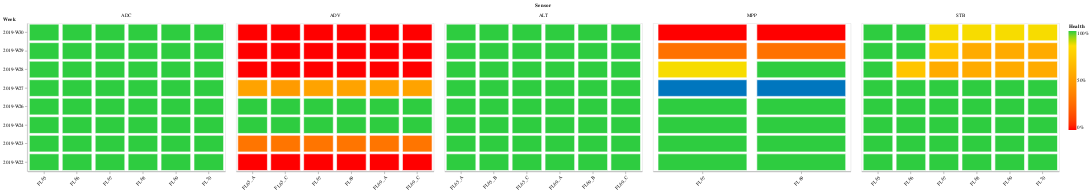

The notebook cell this image was saved under:
### Code cell
single_nearest = alt.selection_single(on='mouseover', empty='none')
alt.Chart(df).mark_rect(strokeWidth=1.3).encode(
    y=alt.Y('Week:N', sort='descending'),
    x=alt.X('Locatie:N', title=None),
    fill=alt.Fill(
        'Expected files:Q',
        scale=alt.Scale(
            domain=[0,.85,1.00],
            range=['red','#FFDC00','#2ECC40']
        ),
        legend=alt.Legend(values=[0,0.50,1], title='Health', format='.0%')        
    ),
    stroke=alt.condition(single_nearest,alt.StrokeValue('black'), alt.StrokeValue('white')),
    tooltip=['Locatie:N',
             'Parameter:N', 
             'Week:N', 
             alt.Tooltip('Expected files:Q', format='.0%'), 
             alt.Tooltip('Valid files:Q', format='.0%')],   
    facet=alt.Facet('Parameter:N', title='Sensor')
).resolve_scale(
    x='independent'
).configure_scale(
    bandPaddingInner=0.1,
    bandPaddingOuter=0.05
).configure_axisX(
    labelAngle=-45
).configure_axisY(
    titleAngle=0,
    titleAlign="left",
    titleY=-3,
    titleX=-50,
).add_selection(
    single_nearest
)

### Figure 1 — Vega-Lite specification as saved in the notebook (floating-point values rounded to 4 significant figures; data arrays with more than 128 entries replaced by an {"elided": "..."} marker saying what was removed)
{"$schema": "https://vega.github.io/schema/vega-lite/v3.3.0.json", "config": {"axisX": {"labelAngle": -45}, "axisY": {"titleAlign": "left", "titleAngle": 0, "titleX": -50, "titleY": -3}, "mark": {"tooltip": null}, "scale": {"bandPaddingInner": 0.1, "bandPaddingOuter": 0.05}, "view": {"height": 300, "width": 400}}, "data": {"name": "data-0267379650b66b65f100d4c17fa51f07"}, "datasets": {"data-0267379650b66b65f100d4c17fa51f07": {"elided": "208 records"}}, "encoding": {"facet": {"field": "Parameter", "title": "Sensor", "type": "nominal"}, "fill": {"field": "Expected files", "legend": {"format": ".0%", "title": "Health", "values": [0, 0.5, 1]}, "scale": {"domain": [0, 0.85, 1], "range": ["red", "#FFDC00", "#2ECC40"]}, "type": "quantitative"}, "stroke": {"condition": {"selection": "selector028", "value": "black"}, "value": "white"}, "tooltip": [{"field": "Locatie", "type": "nominal"}, {"field": "Parameter", "type": "nominal"}, {"field": "Week", "type": "nominal"}, {"field": "Expected files", "format": ".0%", "type": "quantitative"}, {"field": "Valid files", "format": ".0%", "type": "quantitative"}], "x": {"field": "Locatie", "title": null, "type": "nominal"}, "y": {"field": "Week", "sort": "descending", "type": "nominal"}}, "mark": {"strokeWidth": 1.3, "type": "rect"}, "resolve": {"scale": {"x": "independent"}}, "selection": {"selector028": {"empty": "none", "on": "mouseover", "type": "single"}}}
